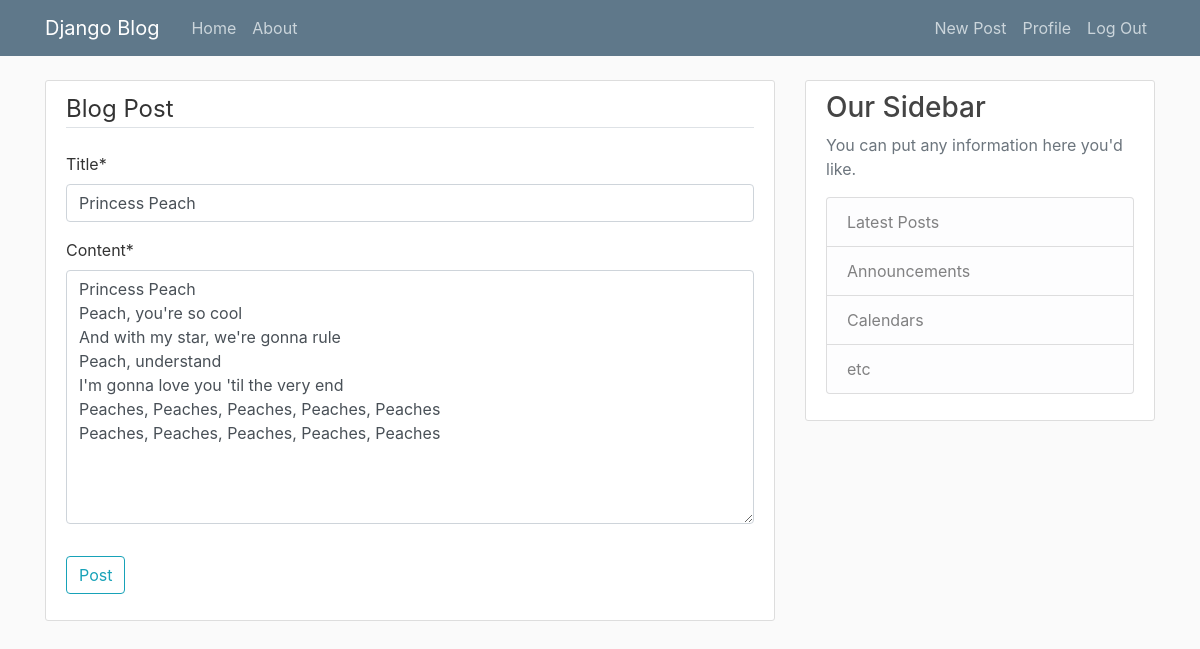
The app's page /post/15/update (signed in) with its own data.
### blog/models.py (models this page shows, shortened)
class Post(models.Model):
    title = models.CharField(max_length=100)
    content = models.TextField()
    date_posted = models.DateTimeField(default=timezone.now)
    author = models.ForeignKey(User,on_delete=models.CASCADE) # Author is a foriegn key

### blog/views.py (the view, shortened to what this page needs)
# urls.py: path('post/<int:pk>/update',PostUpdateView.as_view(),name = 'post-update'),
class PostUpdateView(LoginRequiredMixin, UserPassesTestMixin, UpdateView):
    model = Post
    fields = ['title', 'content']
    def test_func(self):
        post = self.get_object()
        if self.request.user == post.author:
            return True
        return False

### blog/templates/blog/post_form.html (shortened to what this page needs)
{% extends "blog/base.html" %}
{% load crispy_forms_tags %}
{% block content %}
    <div class="content-section">
        <form method="POST">
            <fieldset class="form-group">
                <legend class="border-bottom mb-4">Blog Post</legend>
                {{ form|crispy }}
            </fieldset>
            <div class="form-group">
                <button class="btn btn-outline-info" type="submit">Post</button>
            </div>
        </form>
    </div>
{% endblock content %}

### static/blog/main.css (style rules this page uses)
body { background: #fafafa; color: #333333; margin-top: 5rem; }
.content-section { background: #ffffff; padding: 10px 20px; border: 1px solid #dddddd; border-radius: 3px; margin-bottom: 20px; }

### records on screen
Post: title "Princess Peach", content "Princess Peach Peach, you're so cool And with my star, we're gonna rule Peach, understand I'm gonna love you 'til the very end Peaches, Peaches, Peaches, Peaches, Peaches Peaches, Peaches, Peaches, Peaches, Peaches"
